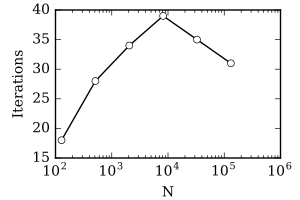

Recreate this plot in Python.
# coding: utf-8

import sys
import numpy
from matplotlib import pyplot, rcParams
from matplotlib.backends.backend_pdf import FigureCanvasPdf

rcParams['font.family'] = 'serif'
rcParams['font.size'] = '10'

result = open(sys.argv[1])
lines = result.readlines()

for i,line in enumerate(lines):
    if "StokesBEM on one rbc" in line:
        break

for j,line in enumerate(lines):
	if "StokesBEM on multiples rbcs" in line:
		break

temp = []

for line in lines[i+1:j]:
    for elem in line.split():
        try:
            temp.append(float(elem))
        except ValueError:
            pass

# set up data
N = 2 * 4**numpy.array(temp[::2], dtype=int)
it = numpy.array(temp[1::2], dtype=int)

# set up plot
fig = pyplot.figure(figsize=(3,2), dpi=80)
ax = fig.add_subplot(111)

# plot log-log
ax.semilogx(N,it,c='k',marker='o', ls='-', mfc='w', ms=5)


# axis labels
ax.set_ylabel('Iterations', fontsize=10)
ax.set_xlabel('N', fontsize=10)
fig.subplots_adjust(left=0.185, bottom=0.21, right=0.935, top=0.95)
canvas = FigureCanvasPdf(fig)

# plot to pdf
canvas.print_figure('EthrocyteSingleCellIterations.pdf',dpi=80)
